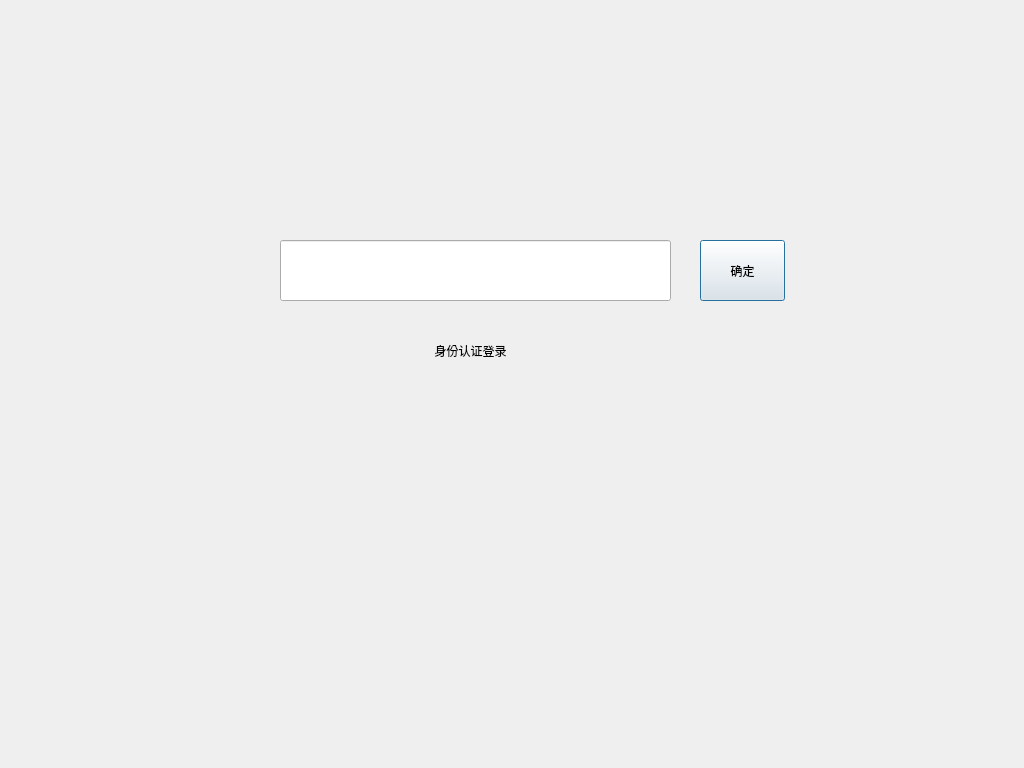
<?xml version="1.0" encoding="UTF-8"?>
<ui version="4.0">
 <class>DialogMagcardLogin</class>
 <widget class="QDialog" name="DialogMagcardLogin">
  <property name="geometry">
   <rect>
    <x>0</x>
    <y>0</y>
    <width>1024</width>
    <height>768</height>
   </rect>
  </property>
  <property name="windowTitle">
   <string>Dialog</string>
  </property>
  <property name="sizeGripEnabled">
   <bool>false</bool>
  </property>
  <widget class="QLineEdit" name="lineEdit">
   <property name="geometry">
    <rect>
     <x>280</x>
     <y>240</y>
     <width>391</width>
     <height>61</height>
    </rect>
   </property>
   <property name="text">
    <string/>
   </property>
  </widget>
  <widget class="QLabel" name="label">
   <property name="geometry">
    <rect>
     <x>310</x>
     <y>330</y>
     <width>321</width>
     <height>41</height>
    </rect>
   </property>
   <property name="text">
    <string>身份认证登录</string>
   </property>
   <property name="alignment">
    <set>Qt::AlignCenter</set>
   </property>
  </widget>
  <widget class="QPushButton" name="pushButtonEnsure">
   <property name="geometry">
    <rect>
     <x>700</x>
     <y>240</y>
     <width>85</width>
     <height>61</height>
    </rect>
   </property>
   <property name="text">
    <string>确定</string>
   </property>
   <property name="default">
    <bool>true</bool>
   </property>
  </widget>
 </widget>
 <resources/>
 <connections/>
</ui>
